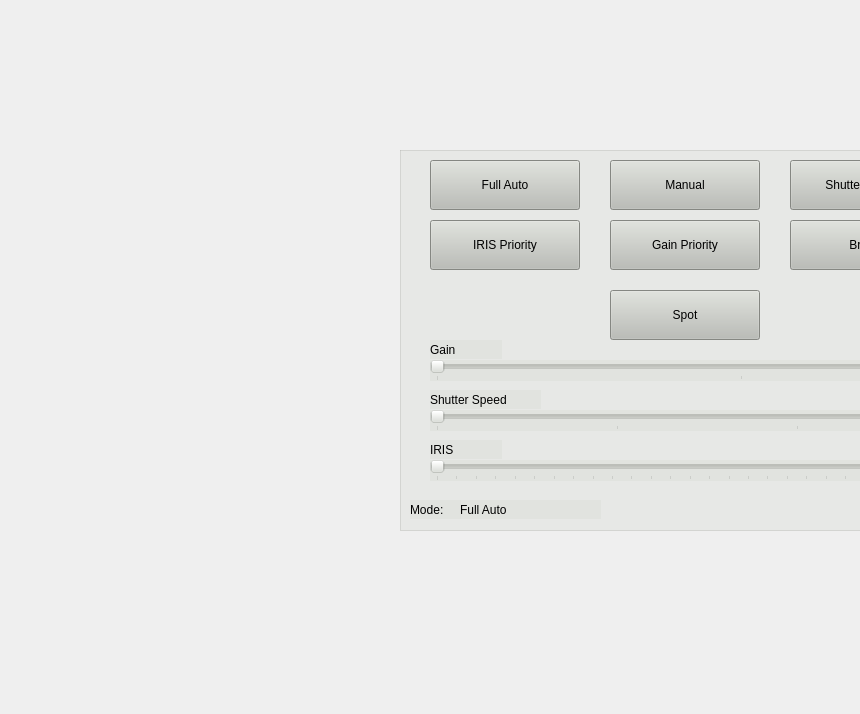
<?xml version="1.0" encoding="UTF-8"?>
<ui version="4.0">
 <class>Form</class>
 <widget class="QWidget" name="Form">
  <property name="geometry">
   <rect>
    <x>0</x>
    <y>0</y>
    <width>860</width>
    <height>714</height>
   </rect>
  </property>
  <property name="windowTitle">
   <string>Form</string>
  </property>
  <widget class="QFrame" name="exposure_panel">
   <property name="geometry">
    <rect>
     <x>400</x>
     <y>150</y>
     <width>571</width>
     <height>381</height>
    </rect>
   </property>
   <property name="styleSheet">
    <string notr="true">background-color: rgba(211, 215, 207,0.3);</string>
   </property>
   <property name="frameShape">
    <enum>QFrame::StyledPanel</enum>
   </property>
   <property name="frameShadow">
    <enum>QFrame::Raised</enum>
   </property>
   <widget class="QPushButton" name="eps_spot_button">
    <property name="geometry">
     <rect>
      <x>210</x>
      <y>140</y>
      <width>150</width>
      <height>50</height>
     </rect>
    </property>
    <property name="styleSheet">
     <string notr="true">font: 75 15pt &quot;Ubuntu Condensed&quot;;
background-color: rgb(186, 189, 182);</string>
    </property>
    <property name="text">
     <string>Spot</string>
    </property>
    <property name="checkable">
     <bool>true</bool>
    </property>
   </widget>
   <widget class="QPushButton" name="bright_button">
    <property name="geometry">
     <rect>
      <x>390</x>
      <y>70</y>
      <width>150</width>
      <height>50</height>
     </rect>
    </property>
    <property name="styleSheet">
     <string notr="true">font: 75 15pt &quot;Ubuntu Condensed&quot;;
background-color: rgb(186, 189, 182);</string>
    </property>
    <property name="text">
     <string>Bright</string>
    </property>
    <property name="checkable">
     <bool>true</bool>
    </property>
   </widget>
   <widget class="QPushButton" name="iris_button">
    <property name="geometry">
     <rect>
      <x>30</x>
      <y>70</y>
      <width>150</width>
      <height>50</height>
     </rect>
    </property>
    <property name="styleSheet">
     <string notr="true">font: 75 15pt &quot;Ubuntu Condensed&quot;;
background-color: rgb(186, 189, 182);</string>
    </property>
    <property name="text">
     <string notr="true">IRIS Priority</string>
    </property>
    <property name="checkable">
     <bool>true</bool>
    </property>
   </widget>
   <widget class="QPushButton" name="eps_fullAuto_button">
    <property name="geometry">
     <rect>
      <x>30</x>
      <y>10</y>
      <width>150</width>
      <height>50</height>
     </rect>
    </property>
    <property name="layoutDirection">
     <enum>Qt::RightToLeft</enum>
    </property>
    <property name="styleSheet">
     <string notr="true">font: 75 15pt &quot;Ubuntu Condensed&quot;;
background-color: rgb(186, 189, 182);</string>
    </property>
    <property name="text">
     <string notr="true">Full Auto</string>
    </property>
    <property name="checkable">
     <bool>true</bool>
    </property>
   </widget>
   <widget class="QPushButton" name="eps_manual_button">
    <property name="geometry">
     <rect>
      <x>210</x>
      <y>10</y>
      <width>150</width>
      <height>50</height>
     </rect>
    </property>
    <property name="styleSheet">
     <string notr="true">font: 75 15pt &quot;Ubuntu Condensed&quot;;
background-color: rgb(186, 189, 182);</string>
    </property>
    <property name="text">
     <string notr="true">Manual</string>
    </property>
    <property name="checkable">
     <bool>true</bool>
    </property>
   </widget>
   <widget class="QPushButton" name="shutter_button">
    <property name="geometry">
     <rect>
      <x>390</x>
      <y>10</y>
      <width>150</width>
      <height>50</height>
     </rect>
    </property>
    <property name="styleSheet">
     <string notr="true">font: 75 15pt &quot;Ubuntu Condensed&quot;;
background-color: rgb(186, 189, 182);</string>
    </property>
    <property name="text">
     <string notr="true">Shutter Priority</string>
    </property>
    <property name="checkable">
     <bool>true</bool>
    </property>
   </widget>
   <widget class="QPushButton" name="gain_button">
    <property name="geometry">
     <rect>
      <x>210</x>
      <y>70</y>
      <width>150</width>
      <height>50</height>
     </rect>
    </property>
    <property name="styleSheet">
     <string notr="true">font: 75 15pt &quot;Ubuntu Condensed&quot;;
background-color: rgb(186, 189, 182);</string>
    </property>
    <property name="text">
     <string notr="true">Gain Priority</string>
    </property>
    <property name="checkable">
     <bool>true</bool>
    </property>
   </widget>
   <widget class="QSlider" name="gain_bar">
    <property name="enabled">
     <bool>true</bool>
    </property>
    <property name="geometry">
     <rect>
      <x>30</x>
      <y>210</y>
      <width>501</width>
      <height>21</height>
     </rect>
    </property>
    <property name="minimum">
     <number>1</number>
    </property>
    <property name="maximum">
     <number>17</number>
    </property>
    <property name="orientation">
     <enum>Qt::Horizontal</enum>
    </property>
    <property name="tickPosition">
     <enum>QSlider::TicksBelow</enum>
    </property>
   </widget>
   <widget class="QSlider" name="shutter_bar">
    <property name="geometry">
     <rect>
      <x>30</x>
      <y>260</y>
      <width>501</width>
      <height>21</height>
     </rect>
    </property>
    <property name="minimum">
     <number>6</number>
    </property>
    <property name="maximum">
     <number>33</number>
    </property>
    <property name="orientation">
     <enum>Qt::Horizontal</enum>
    </property>
    <property name="tickPosition">
     <enum>QSlider::TicksBelow</enum>
    </property>
   </widget>
   <widget class="QSlider" name="iris_bar">
    <property name="geometry">
     <rect>
      <x>30</x>
      <y>310</y>
      <width>501</width>
      <height>21</height>
     </rect>
    </property>
    <property name="maximum">
     <number>25</number>
    </property>
    <property name="orientation">
     <enum>Qt::Horizontal</enum>
    </property>
    <property name="tickPosition">
     <enum>QSlider::TicksBelow</enum>
    </property>
   </widget>
   <widget class="QLabel" name="label_2">
    <property name="geometry">
     <rect>
      <x>10</x>
      <y>350</y>
      <width>51</width>
      <height>19</height>
     </rect>
    </property>
    <property name="text">
     <string>Mode:</string>
    </property>
   </widget>
   <widget class="QLabel" name="exposure_mode">
    <property name="geometry">
     <rect>
      <x>60</x>
      <y>350</y>
      <width>141</width>
      <height>19</height>
     </rect>
    </property>
    <property name="text">
     <string>Full Auto</string>
    </property>
   </widget>
   <widget class="QLabel" name="label_4">
    <property name="enabled">
     <bool>true</bool>
    </property>
    <property name="geometry">
     <rect>
      <x>30</x>
      <y>190</y>
      <width>72</width>
      <height>19</height>
     </rect>
    </property>
    <property name="text">
     <string>Gain</string>
    </property>
   </widget>
   <widget class="QLabel" name="label_5">
    <property name="geometry">
     <rect>
      <x>30</x>
      <y>240</y>
      <width>111</width>
      <height>19</height>
     </rect>
    </property>
    <property name="text">
     <string>Shutter Speed</string>
    </property>
   </widget>
   <widget class="QLabel" name="label_6">
    <property name="geometry">
     <rect>
      <x>30</x>
      <y>290</y>
      <width>72</width>
      <height>19</height>
     </rect>
    </property>
    <property name="text">
     <string>IRIS</string>
    </property>
   </widget>
  </widget>
 </widget>
 <resources/>
 <connections/>
</ui>
